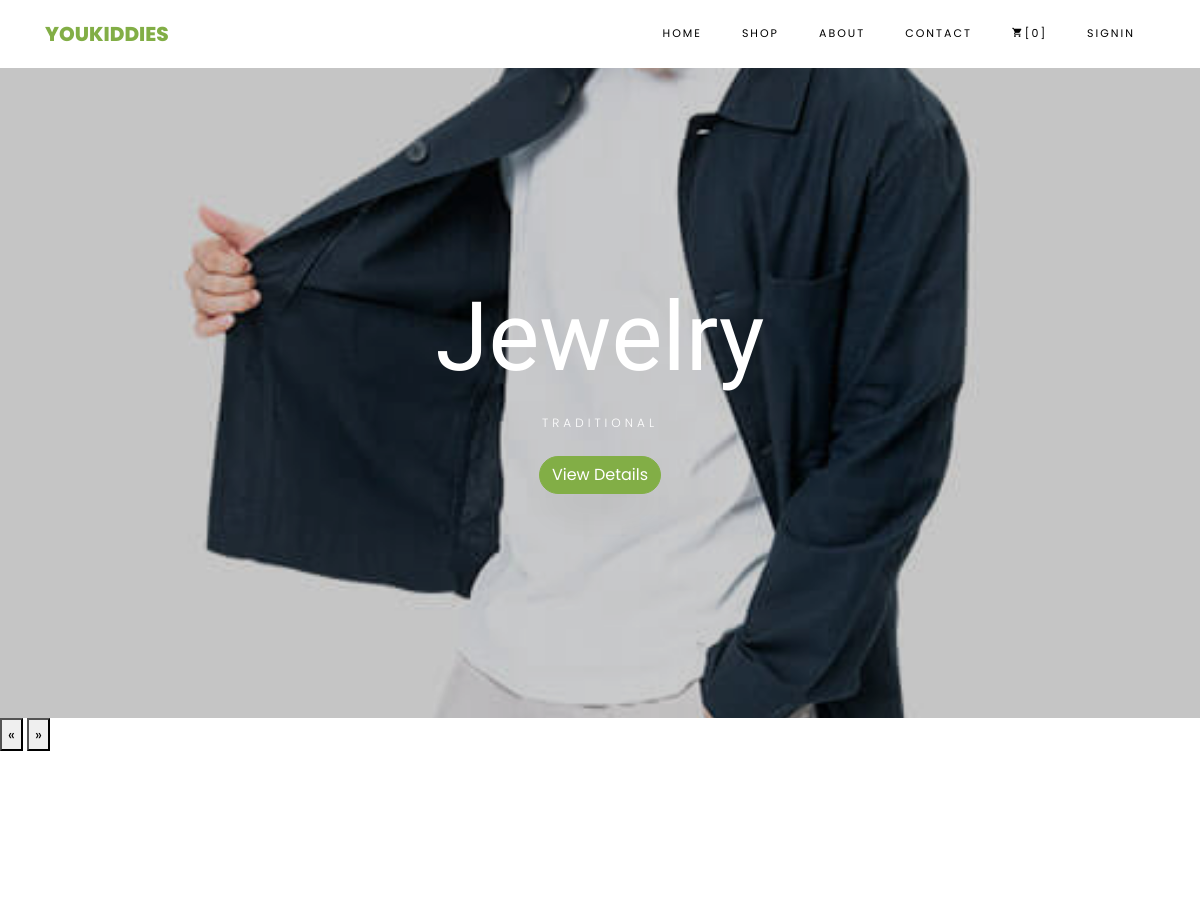
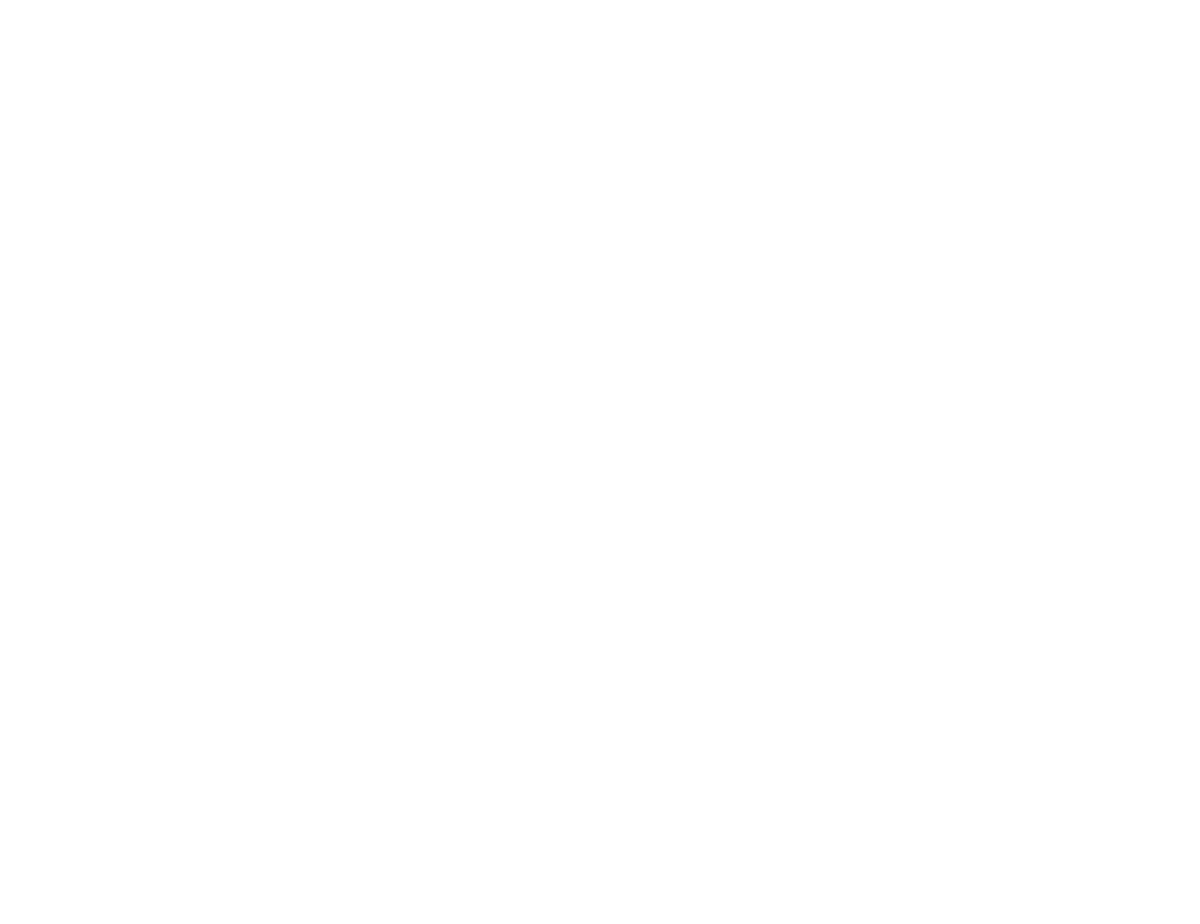
Before: / (upper part) with the older database file (2 pictures, top to bottom).
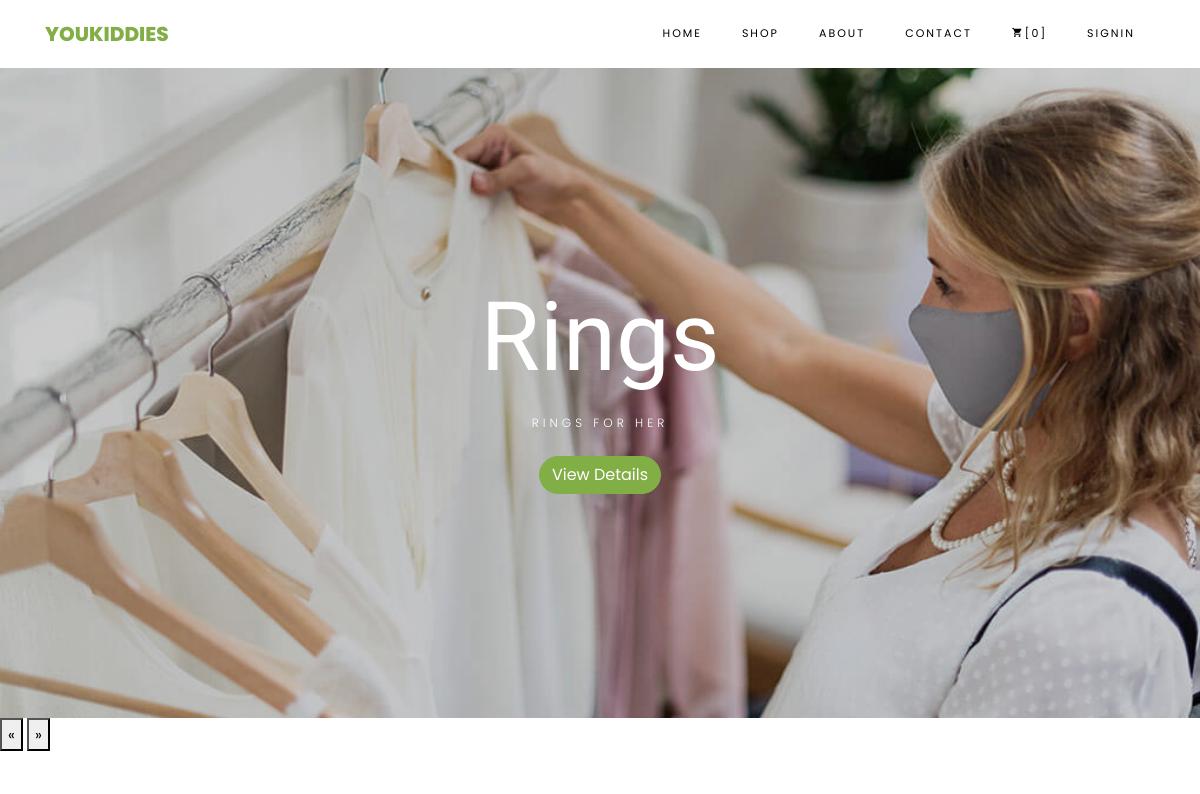
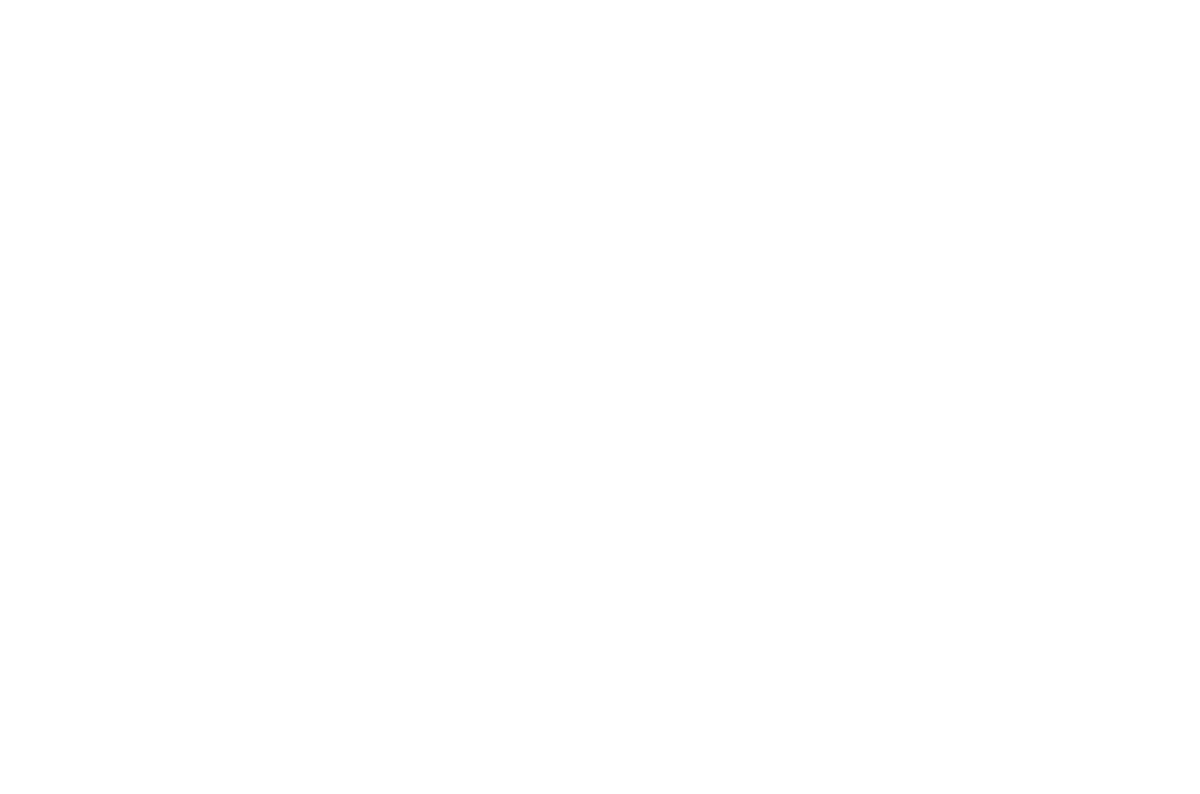
After: the same page with the newer database file (2 pictures, top to bottom).
### shop/models.py (models this page shows, shortened)
class Category(models.Model):
    name = models.CharField(max_length=30)
    cat_moto = models.CharField(max_length=30)
    photo = models.ImageField(upload_to='products_category')
    date = models.DateTimeField(auto_now_add=True)

### django_ecommerce/views.py (the view)
# urls.py: path('', views.home_page, name='home'),
def home_page(request):
    products = Product.objects.all()[:8]
    forms = SubscriberForm()
    categories = Category.objects.all()
    if request.method == 'POST':
        forms = SubscriberForm(request.POST)
        if forms.is_valid():
            forms.save()
    context = {
        'products': products,
        'categories':categories,
    }
    return render(request, 'home.html', context)

### cart/cart_context_processors.py (called while the page is built)
def cart_item_count(request):
    if request.user.is_authenticated:
        cart, created = Cart.objects.get_or_create(user=request.user)
        return {'cart_item_count': cart.items.count()}
    else:
        return {'cart_item_count': 0}

### templates/home.html (shortened to what this page needs)
{% extends 'base/base.html' %}
{% load static %}
{% block content %}
<section id="home-section" class="hero">
  <div class="home-slider owl-carousel">
    {% for category in categories %}
    <div class="glider-contain">
      <div class="glider">
        <div class="slider-item" style="background-image: url({{ category.photo.url}});">
          <div class="overlay"></div>
          <div class="container">
            <div class="row slider-text justify-content-center align-items-center" data-scrollax-parent="False">
              <div class="col-md-12 ftco-animate text-center">
                <h1 class="mb-2">{{ category.name }}</h1>
                <h2 class="subheading mb-4">{{ category.cat_moto }}</h2>
                <p><a href="{% url 'shop:category' category.name %}" class="btn btn-primary">View Details</a></p>
              </div>
            </div>
          </div>
        </div>
      </div>
      <button class="glider-prev">«</button>
      <button class="glider-next">»</button>
    </div>
    {% endfor %}
  </div>
</section>
<section class="ftco-section">
  <div class="container">
    <div class="row no-gutters ftco-services">
    </div>
  </div>
</section>
<section class="ftco-section ftco-category ftco-no-pt">
  <div class="container">
    <div class="row">
      {% for category in categories %}
        <div class="col-md-4">
        </div>
        {% if forloop.counter|divisibleby:3 %}
          </div><div class="row">
        {% endif %}
      {% endfor %}
    </div>
  </div>
</section>
<section class="ftco-section">
  <div class="container">
    <div class="row justify-content-center mb-3 pb-3">
    </div>
  </div>
</section>
{% endblock %}

Changed rows visible on the page:
removed Category: photo (picture), name "Jewelry", cat_moto "TRADITIONAL"
added Category: photo (picture), name "Rings", cat_moto "RINGS FOR HER"
